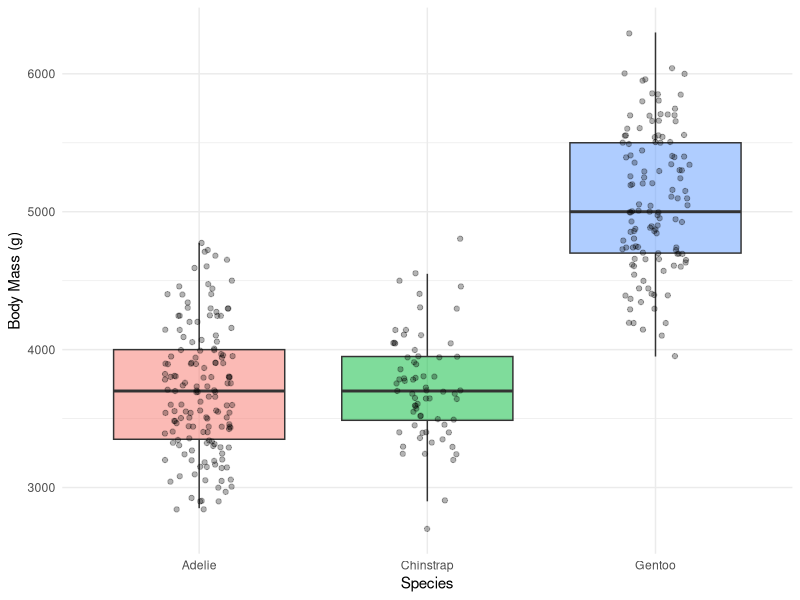
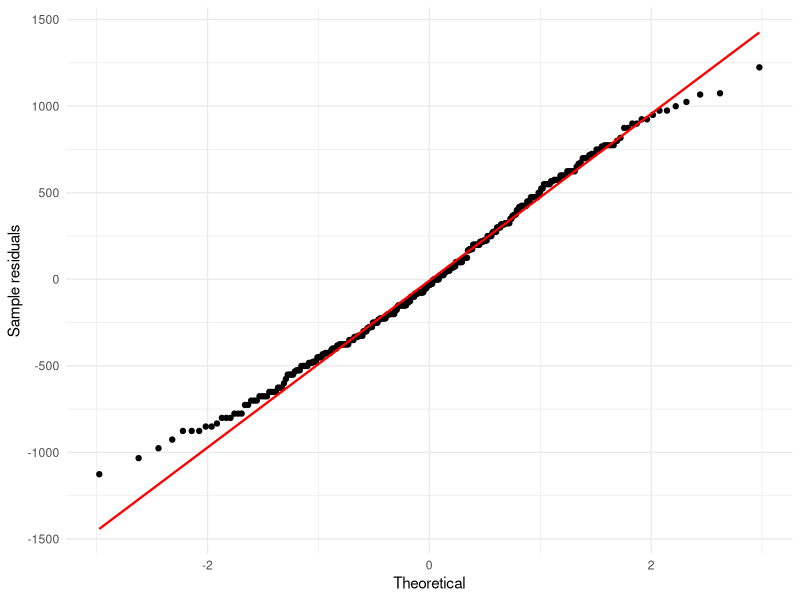
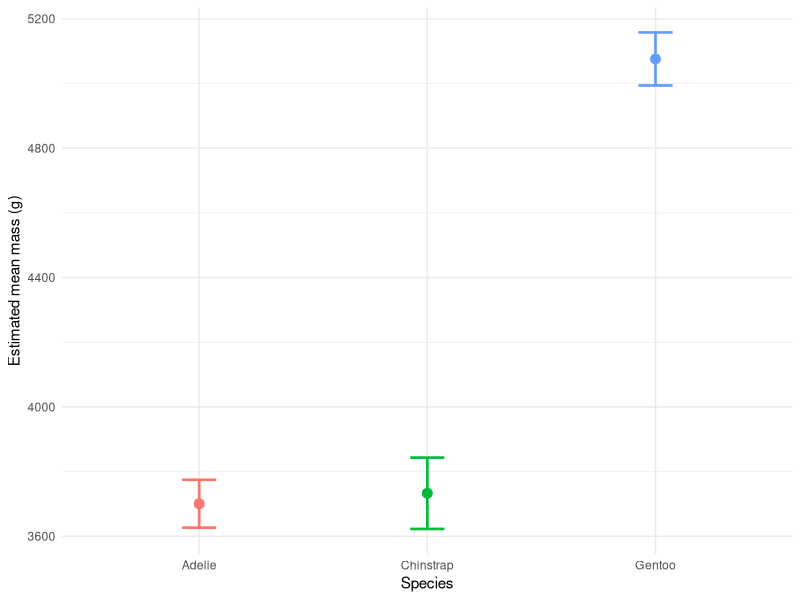

Source code (R) for these figures, in order:
## ---- chunk 1
#| echo: false
knitr::opts_chunk$set(echo = TRUE, warning = FALSE, message = FALSE)
## ---- chunk 2
# Load packages at the top — always -------------------
library(tidyverse)      # wrangling + ggplot2
library(palmerpenguins) # the penguins data
library(car)            # Levene's test, Anova()
library(emmeans)        # post-hoc pairwise tests
## ---- chunk 3
# Drop rows missing mass or species -------------------
penguins_df <- penguins %>%
  drop_na(body_mass_g, species)

penguins_df %>% count(species)
## ---- chunk 4
#| fig-format: png
mass_box_plot <- penguins_df %>%
  ggplot(aes(x = species, y = body_mass_g, fill = species)) +
  geom_boxplot(alpha = 0.5, outlier.shape = NA) +
  geom_point(
    position = position_jitter(width = 0.15, seed = 42),
    alpha = 0.3, size = 1.5
  ) +
  labs(x = "Species", y = "Body Mass (g)") +
  theme_minimal() +
  theme(legend.position = "none")

mass_box_plot
## ---- chunk 5
# ANOVA is a linear model with a categorical X ---------
mass_model <- lm(body_mass_g ~ species, data = penguins_df)
## ---- chunk 6
#| fig-format: png
# QQ plot of residuals — points should track the line -
qq_mass_plot <- penguins_df %>%
  mutate(resid = residuals(mass_model)) %>%
  ggplot(aes(sample = resid)) +
  stat_qq() +
  stat_qq_line(color = "red", linewidth = 0.8) +
  labs(x = "Theoretical", y = "Sample residuals") +
  theme_minimal()

qq_mass_plot
## ---- chunk 7
shapiro.test(residuals(mass_model))
## ---- chunk 8
# Levene's test — H0: all groups have equal variance --
leveneTest(body_mass_g ~ species, data = penguins_df)
## ---- chunk 9
# Classic ANOVA table (Type I sums of squares) --------
mass_aov <- aov(body_mass_g ~ species, data = penguins_df)
summary(mass_aov)
## ---- chunk 10
# Type II sums of squares — the right call here -------
Anova(mass_model, type = "II")
## ---- chunk 11
# Estimated marginal means + Tukey-adjusted pairs -----
mass_emm <- emmeans(mass_model, pairwise ~ species)

mass_emm$contrasts
## ---- chunk 12
# Groups that SHARE a letter are NOT different --------
multcomp::cld(mass_emm$emmeans, Letters = letters)
## ---- chunk 13
#| fig-format: png
mass_emm_plot <- as.data.frame(mass_emm$emmeans) %>%
  ggplot(aes(x = species, y = emmean, color = species)) +
  geom_point(size = 3) +
  geom_errorbar(
    aes(ymin = lower.CL, ymax = upper.CL),
    width = 0.15, linewidth = 0.9
  ) +
  labs(x = "Species", y = "Estimated mean mass (g)") +
  theme_minimal() +
  theme(legend.position = "none")

mass_emm_plot
## ---- chunk 14
# Pull the F table values for reporting ---------------
mass_tab <- Anova(mass_model, type = "II")
mass_tab
